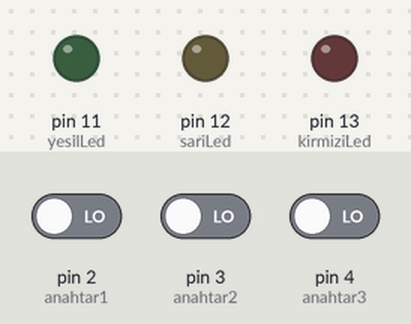
A sketch run on a simulated Arduino Uno, built with avr-gcc and run on an emulated ATmega328P. On the bench: output pins drawn as LEDs (lit = HIGH). The test bench sets the inputs (shaded band); at power-on: pin 2 (anahtar1) LOW, pin 4 (anahtar3) LOW, pin 3 (anahtar2) LOW.

Above: at 1.2 s.
1.3 s: pin 2 (anahtar1) driven HIGH
At 2.1 s:
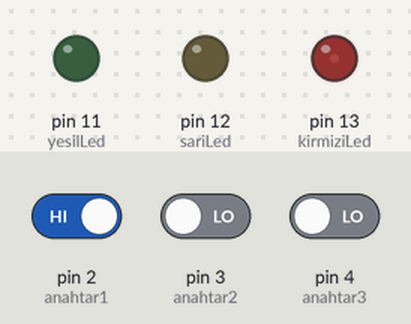
2.8 s: pin 4 (anahtar3) driven HIGH
At 3.2 s:
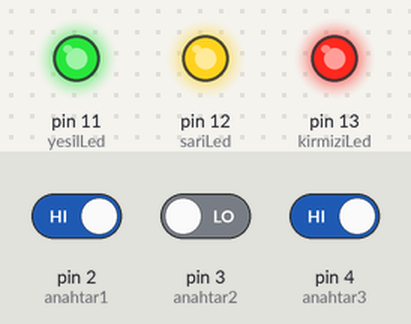
4.3 s: pin 4 (anahtar3) driven LOW
At 4.8 s:
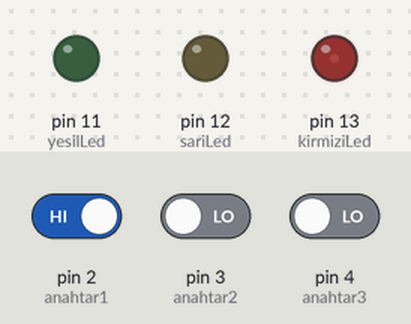
5.8 s: pin 3 (anahtar2) driven HIGH
At 6.7 s:
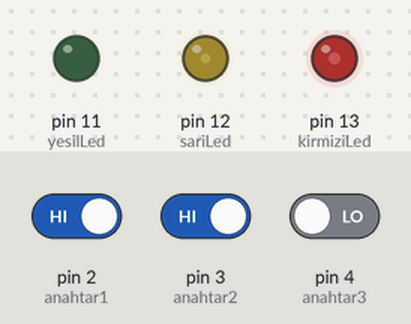
7.3 s: pin 4 (anahtar3) driven HIGH
At 8.3 s:
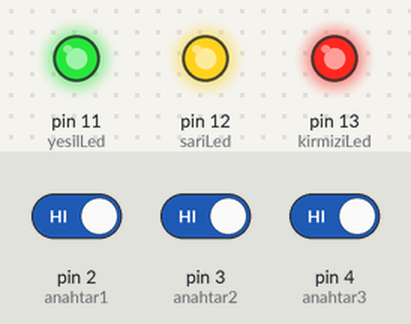
8.8 s: pin 4 (anahtar3) driven LOW
At 9.4 s:
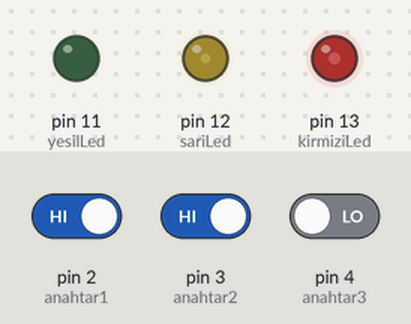
Timing chart, 0 to 11.3 s (numbered marks = the images above; inputs shaded):
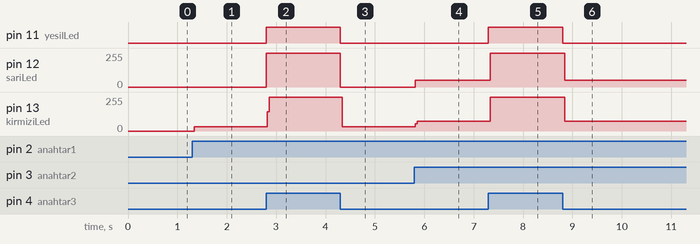

The sketch:

anahtar.ino
```cpp
int kirmiziLed = 13;
int sariLed = 12;
int yesilLed = 11;
int anahtar1 = 2;
int anahtar2 = 3;
int anahtar3 = 4;

void setup() {
  // put your setup code here, to run once:
  pinMode(kirmiziLed, OUTPUT);
  pinMode(sariLed, OUTPUT);
  pinMode(yesilLed, OUTPUT);
  pinMode(anahtar1, INPUT);
  pinMode(anahtar2, INPUT);
  pinMode(anahtar3, INPUT);


}

void loop() {
  // put your main code here, to run repeatedly:
  int value1 = digitalRead(anahtar1);
  int value2 = digitalRead(anahtar2);
  int value3 = digitalRead(anahtar3);
  if (value1 == 1) {
    digitalWrite(kirmiziLed, HIGH);
  } if (value2 == 1) {
    digitalWrite(kirmiziLed, HIGH);
    digitalWrite(sariLed, HIGH);

  }  if (value3 == 1) {
    digitalWrite(kirmiziLed, HIGH);
    digitalWrite(sariLed, HIGH);
    digitalWrite(yesilLed, HIGH);
  } else {
    digitalWrite(kirmiziLed, LOW);
    digitalWrite(sariLed, LOW);
    digitalWrite(yesilLed, LOW);
  }

}
```

Measured:
- after the input at 1.3 s, pin 13 (kirmiziLed): 0/255 → 33/255 at once
- after the input at 2.8 s, pin 11 (yesilLed): LOW → HIGH at once; pin 12 (sariLed): 0/255 → 255/255 at once; pin 13 (kirmiziLed): 33/255 → 255/255 at once
- after the input at 4.3 s, pin 11 (yesilLed): HIGH → LOW at once; pin 12 (sariLed): 255/255 → 0/255 at once; pin 13 (kirmiziLed): 255/255 → 33/255 at once
- after the input at 5.8 s, pin 12 (sariLed): 0/255 → 50/255 at once; pin 13 (kirmiziLed): 33/255 → 75/255 at once
- after the input at 7.3 s, pin 11 (yesilLed): LOW → HIGH at once; pin 12 (sariLed): 50/255 → 255/255 at once; pin 13 (kirmiziLed): 75/255 → 255/255 at once
- after the input at 8.8 s, pin 11 (yesilLed): HIGH → LOW at once; pin 12 (sariLed): 255/255 → 50/255 at once; pin 13 (kirmiziLed): 255/255 → 75/255 at once
